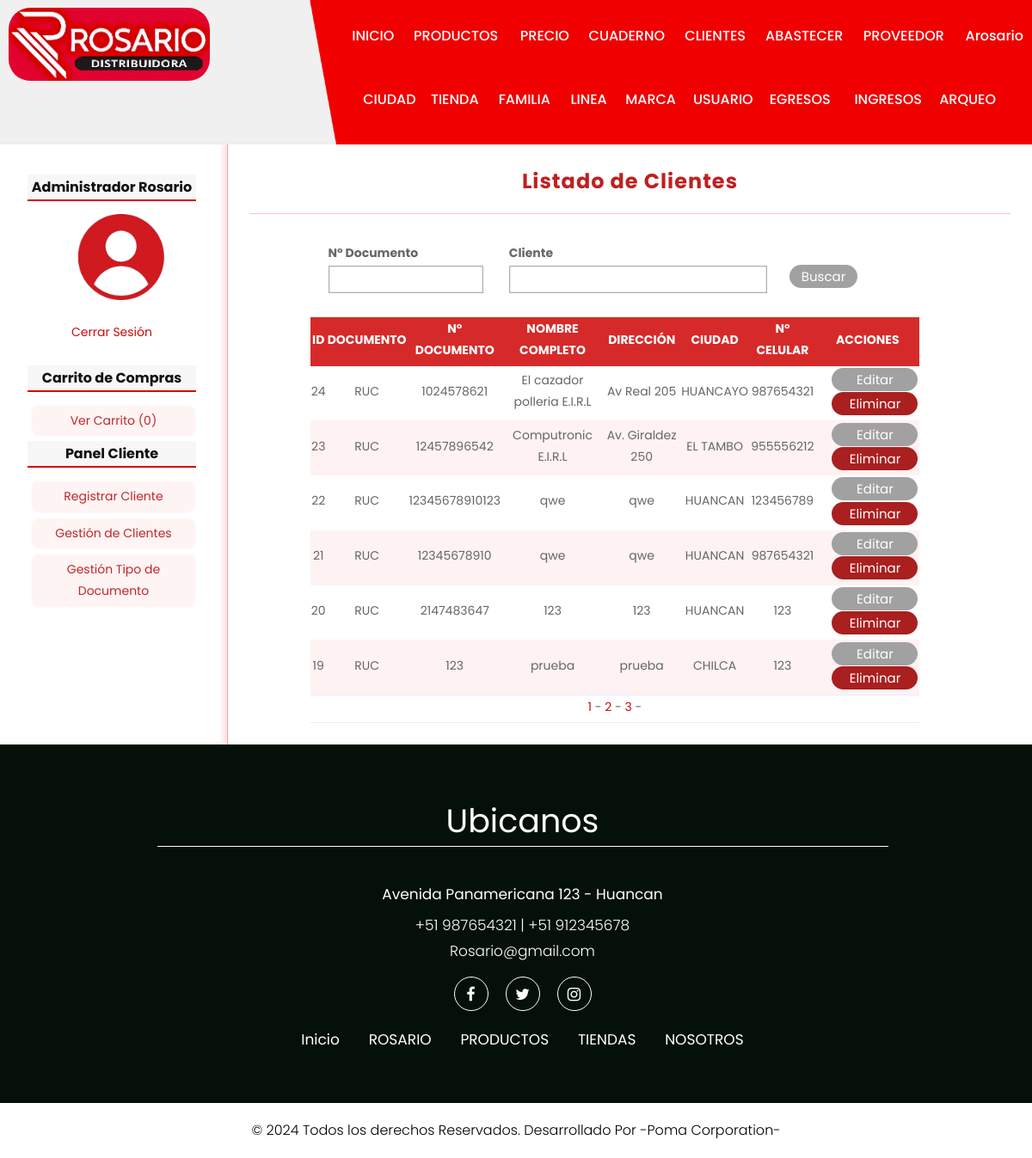
The page /cliente/gestion (signed in) on the database its author committed.
### tables this page shows
CREATE table cliente(
id              INT(255) AUTO_INCREMENT NOT NULL,
id_ciudad       INT(255) NOT NULL,
id_tipodoc      INT(50) NOT NULL,
numdoc          CHAR(20) NOT NULL,
nombrecom       VARCHAR(255) NOT NULL,
direccion       VARCHAR(200) NOT NULL,
numcel          CHAR(12),
est             CHAR(1) NOT NULL,
CONSTRAINT pk_cliente PRIMARY KEY(id),
CONSTRAINT fk_cliente_ciudad FOREIGN KEY(id_ciudad) REFERENCES ciudad(id),
CONSTRAINT fk_cliente_tipodoc FOREIGN KEY(id_tipodoc) REFERENCES tipodoc(id)
);

CREATE TABLE tipodoc(
id              INT(50) AUTO_INCREMENT NOT NULL,
documento       VARCHAR(150) NOT NULL,
est             CHAR(1) NOT NULL,
CONSTRAINT pk_tipodoc PRIMARY KEY(id)
);

CREATE TABLE ciudad (
id              INT(255) AUTO_INCREMENT NOT NULL,
nombre          VARCHAR(150) NOT NULL,
est             CHAR(1) NOT NULL,
CONSTRAINT pk_ciudad PRIMARY KEY(id)
);

### controllers/ClienteController.php (called while the page is built, shortened)
<?Php
require_once 'models/cliente.php';
class clienteCOntroller{
    public function gestion(){
        if(isset($_GET['pag'])){
            $pag = $_GET['pag'];
        }else{
            $pag = 1;
        }
        $limite = 6;
        $offset = ($pag-1)*$limite;
        $cliente = new Cliente();
        $cliente->setOffset($offset);
        $cliente->setLimite($limite);
        $clie = $cliente->getAll();
        $total = $cliente->getAlltotal();
        $totalP = ceil($total/$limite);
        $totalPag = $totalP;
        require_once 'views/cliente/gestionci.php';
    }
}
?>

### config/db.php (called while the page is built)
<?Php
Class Database{
    public static function connect(){
        $db = new mysqli('localhost', 'root', '', 'ferr_ros_h');
        $db->query("SET NAMES 'utf8'");
        return $db;
    }
}
?>

### models/cliente.php (called while the page is built, shortened)
<?Php
class cliente{
    private $limite;
    private $offset;
    private $db;
    public function __construct(){
        $this->db = Database::connect();
    }
    function getLimite(){
        return $this->limite;
    }
    function getOffset(){
        return $this->offset;
    }
    function setLimite($limite){
        $this->limite = $limite;
    }
    function setOffset($offset){
        $this->offset = $offset;
    }
    public function getAll(){
        $cliente = $this->db->query("SELECT c.*, td.documento, ci.nombre as 'ciudad' FROM cliente c INNER JOIN tipodoc td ON td.id = c.id_tipodoc INNER JOIN ciudad ci ON ci.id = c.id_ciudad WHERE c.est = 'H' ORDER BY id DESC LIMIT {$this->getOffset()},{$this->getLimite()};");
        return $cliente;
    }
    public function getAlltotal(){
        $cliente  = $this->db->query("SELECT * FROM cliente WHERE est = 'H'");
        return $cliente->num_rows;
    }
}
?>

### views/cliente/gestionci.php (the view, shortened to what this page needs)
<h1>Listado de Clientes</h1>
<form action="<?=base_url?>cliente/filtro" method="POST" enctype="multipart/form-data">
    <table style="width: 75%; text-align: left; border: none;">
        <tr>
            <th style="width:200px;">
                <label class="frm" style="margin-left:10%;" for="numdoc">N° Documento</label>
                <input style="margin-left:10%; width:180px;" type="number"  name="numdoc" class="fildt"/>
            </th>
            <th style="width:250px;">
                <label class="frm" style="margin-left:10%;" for="nombrecom">Cliente</label>
                <input style="margin-left:10%; width:300px;" type="text"  name="nombrecom" class="fildt"/>
            </th>
            <th>
                <div class="fila-2" style="margin-right: 13%; margin-top: 30px;">
                    <input type="submit" value="Buscar" class="button solid-colort">
                </div>
            </th>
        </tr>
    </table>
</form>
<br>
<table class="tablita">
    <tr>
        <th>ID</th>
        <th>DOCUMENTO</th>
        <th>N° DOCUMENTO</th>
        <th>NOMBRE COMPLETO</th>
        <th>DIRECCIÓN</th>
        <th>CIUDAD</th>
        <th>N° CELULAR</th>
        <?Php if(isset($_SESSION['admin'])): ?>
        <th style="width: 120px;">ACCIONES</th>
        <?Php endif;?>
    </tr>
    <?Php while($ci = $clie->fetch_object()): ?>
    <tr>
        <td><?=$ci->id?></td>
        <td><?=$ci->documento?></td>
        <td><?=$ci->numdoc?></td>
        <td><?=$ci->nombrecom?></td>
        <td><?=$ci->direccion?></td>
        <td><?=$ci->ciudad?></td>
        <td><?=$ci->numcel?></td>
        <?Php if(isset($_SESSION['admin'])): ?>
        <td style="width: 120px;">
            <a href="<?=base_url?>cliente/editar&id=<?=$ci->id?>" class="button solid-colort">Editar</a>
            <a href="<?=base_url?>cliente/eliminar&id=<?=$ci->id?>" class="button extra-colort">Eliminar</a>
        </td>
        <?Php endif;?>
    </tr>
    <?Php endwhile; ?>
</table>
<table>
    <tr>
        <td class="text-center" colspan="11">
        <?Php if(isset($totalPag)): ?>
            <?Php for($i=1; $i<=$totalPag; $i++): ?>
                <a href="<?=base_url?>cliente/gestion&pag=<?=$i?>"><?=$i?></a> -
            <?Php endfor; ?>
        <?Php endif; ?>
        </td>
    </tr>
</table>

### assets/css/style.css (style rules this page uses)
* { box-sizing: border-box !important; transition: ease all 0.5s; }
html { scroll-behavior: smooth; }
body { color: #666666; font-size: 14px; font-family: poppins; line-height: 1.80857; font-weight: normal; overflow-x: hidden; }
a { color: #1f1f1f; text-decoration: none !important; outline: none !important; -webkit-transition: all .3s ease-in-out; -moz-transition: all .3s ease-in-out; -ms-transition: all .3s ease-in-out; -o-transition: all .3s ease-in-out; transition: all .3s ease-in-out; }
h1, h2, h3, h4, h5, h6 { letter-spacing: 0; font-weight: normal; position: relative; padding: 0 0 10px 0; font-weight: normal; line-height: normal; color: #111111; margin: 0; }
h1 { font-size: 24px; }
*, *::after, *::before { -webkit-box-sizing: border-box; -moz-box-sizing: border-box; box-sizing: border-box; }
a { color: #cc0a0a; text-decoration: none; outline: none !important; }
a, .btn { text-decoration: none !important; outline: none !important; -webkit-transition: all .3s ease-in-out; -moz-transition: all .3s ease-in-out; -ms-transition: all .3s ease-in-out; -o-transition: all .3s ease-in-out; transition: all .3s ease-in-out; }
label, input[type="text"], input[type="password"], input[type="email"], input[type="number"], input[type="date"], select, textarea { display: block; width: 95%; margin-top: 2px; margin-bottom: 2px; margin-left: 2%; }
input[type="text"], input[type="password"], input[type="email"], input[type="number"], input[type="date"], select, textarea { border: 1px solid #afaeae; box-shadow: 0px 0px 2px #b5b5b5 inset; background: white; padding: 2px; color: rgb(94, 94, 94); transition: all 300ms; }
input[type="button"], input[type="submit"], button, .button { display: block; border-radius: 2px; width: auto; padding: 5px; padding-left: 10px; padding-right: 10px; color: white; background: #8c8888; border: 1px solid #706464; cursor:pointer; margin-left: 2%; }
.button { background: #fff4f4; color: rgb(191, 39, 39); text-decoration: none; text-align: center; border: 1px solid #fffafa; }
.button.solid-colort { width: 100px; background-color: #a1a1a1; border: #c66363; padding: 0px 14px; margin: 1% 15%; border-radius: 14px; font-size: 15px; color: #fff; }
.button.extra-colort { width: 100px; background-color: #aa1f1f; border: #871e1e; padding: 0px 14px; margin: 1% 15%; border-radius: 14px; font-size: 15px; color: #fff; }
input[type="button"], input[type="submit"], button { display: block; margin-top: 14px; }
.frm { font-weight: bold; margin-top: 12px; }
#central h1 { font-size: 24px; color: #bf2020; font-weight: bold; letter-spacing: 1px; text-align: center; border-bottom: 1px solid #fdc5c5; margin-bottom: 20px; padding: 20px; padding-top: 0px; }
table { text-align: center; width: 80%; margin-left: 8%; border-bottom: 1px solid #ebebfd; word-wrap: break-word; }
.tablita th,td { text-align: center; padding-top: 1px; padding-bottom: 5px; }
.tablita th { background-color: #d62a2a; color: white; }
.tablita tr:nth-child(odd) { background-color: #fff2f2; }
.fila-2 { display: flex; float: right; margin-right: 1.8%; }

### rows shown on the page
cliente: id "24", id_tipodoc.documento "RUC", numdoc "1024578621", nombrecom "El cazador polleria E.I.R.L", direccion "Av Real 205", id_ciudad.nombre "HUANCAYO", numcel "987654321"
cliente: id "23", id_tipodoc.documento "RUC", numdoc "12457896542", nombrecom "Computronic E.I.R.L", direccion "Av. Giraldez 250", id_ciudad.nombre "EL TAMBO", numcel "955556212"
cliente: id "22", id_tipodoc.documento "RUC", numdoc "12345678910123", nombrecom "qwe", direccion "qwe", id_ciudad.nombre "HUANCAN", numcel "123456789"
cliente: id "21", id_tipodoc.documento "RUC", numdoc "12345678910", nombrecom "qwe", direccion "qwe", id_ciudad.nombre "HUANCAN", numcel "987654321"
cliente: id "20", id_tipodoc.documento "RUC", numdoc "2147483647", nombrecom "123", direccion "123", id_ciudad.nombre "HUANCAN", numcel "123"
cliente: id "19", id_tipodoc.documento "RUC", numdoc "123", nombrecom "prueba", direccion "prueba", id_ciudad.nombre "CHILCA", numcel "123"

### other values the page prints
$_SESSION['identity']->usuariof "Arosario"
$_SESSION['identity']->nombre "Administrador"
$_SESSION['identity']->apellidos "Rosario"
$stats['count'] "0"
